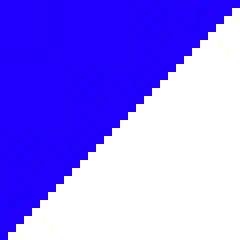
#> input picture isy-02/images/hog_test/diag.jpg, 30 x 30 px (shown 8 times larger)
$ python 02_simple_hog.py   (older library calls are emulated)
#> lines starting #> are read from the running program, lines starting #| are printed output that depends on the picture
import numpy as np
import cv2
import math
import matplotlib

matplotlib.use('TkAgg')
import matplotlib.pyplot as plt


###############################################################
#
# Write your own descriptor / Histogram of Oriented Gradients
#
###############################################################

def plot_histogram(hist, bins):
    width = 0.7 * (bins[1] - bins[0])
    center = (bins[:-1] + bins[1:]) / 2
    plt.bar(center, hist, align='center', width=width)
    plt.show()


def normalize(arr):
    return arr / np.max(arr)


def compute_simple_hog(imgcolor, keypoints):
    # convert color to gray image and extract feature in gray

    imggray = cv2.cvtColor(imgcolor, cv2.COLOR_BGRA2GRAY)
    # compute x and y gradients
    # https://docs.opencv.org/3.0-beta/doc/py_tutorials/py_imgproc/py_gradients/py_gradients.html
    sobel_x = cv2.Sobel(imggray, cv2.CV_64F, 1, 0)
    sobel_y = cv2.Sobel(imggray, cv2.CV_64F, 0, 1)
    # compute magnitude and angle of the gradients
    mog = cv2.magnitude(sobel_x, sobel_y)
    mog = np.uint8(mog)

    # test images are noisy jpegs.. so thresholding leads to better results
    # _, mog = cv2.threshold(mog, 0, 255, cv2.THRESH_BINARY + cv2.THRESH_OTSU)

    # go through all keypoints and and compute feature vector
    descr = np.zeros((len(keypoints), 8), np.float32)
    for count, kp in enumerate(keypoints):
        kp_y, kp_x = kp.pt
        y1 = int(kp_y - int(kp.size / 2))
        y2 = int(kp_y + int(kp.size / 2)) + 1
        x1 = int(kp_x - int(kp.size / 2))
        x2 = int(kp_x + int(kp.size / 2)) + 1
        # extract angle in keypoint sub window
        # extract gradient magnitude in keypoint subwindow
        # create histogram of angle in subwindow BUT only where magnitude of gradients is non zero! Why? Find an
        # answer to that question use np.histogram
        # (hist, bins) = np.histogram(...)
        # Answer: Where there is no gradient, angle returns 0 (instead of NaN or None) which means an angle of 0 or 360 degrees.

        mog_window = mog[y1:y2, x1:x2]
        sobel_x_window = sobel_x[y1:y2, x1:x2]
        sobel_y_window = sobel_y[y1:y2, x1:x2]
        angle = cv2.phase(sobel_x_window, sobel_y_window)
        angle = angle[mog_window != 0]
        (hist, bins) = np.histogram(angle, bins=8, range=(0.0, 2 * np.pi), density=True)
        plot_histogram(hist, bins)
        descr[count] = hist

    return descr


keypoints = [cv2.KeyPoint(15, 15, 20)]

# test for all test images
testImages = []
testImages.append(cv2.imread('./images/hog_test/diag.jpg'))
testImages.append(cv2.imread('./images/hog_test/horiz.jpg'))
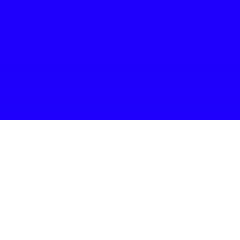
#> input picture isy-02/images/hog_test/horiz.jpg, 30 x 30 px (shown 8 times larger)
testImages.append(cv2.imread('./images/hog_test/vert.jpg'))
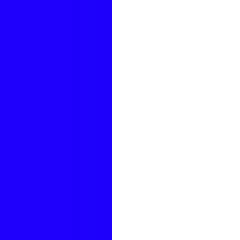
#> input picture isy-02/images/hog_test/vert.jpg, 30 x 30 px (shown 8 times larger)
testImages.append(cv2.imread('./images/hog_test/vert.bmp'))
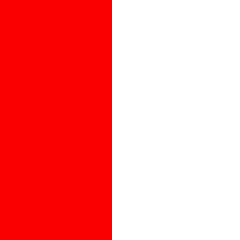
#> input picture isy-02/images/hog_test/vert.bmp, 30 x 30 px (shown 8 times larger)
testImages.append(cv2.imread('./images/hog_test/circle.jpg'))
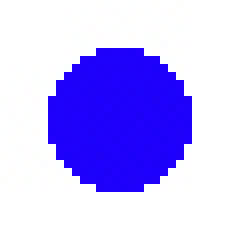
#> input picture isy-02/images/hog_test/circle.jpg, 30 x 30 px (shown 8 times larger)
for test in testImages:
    descriptor = compute_simple_hog(test, keypoints)
#> this loop made 5 passes
#> pass 1, in compute_simple_hog, `mog = cv2.magnitude(sobel_x, sobel_y)`:
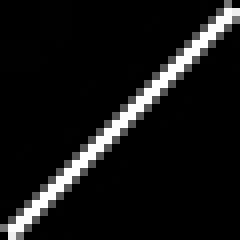
#> mog: shape (30, 30) float64 (shown 8 times larger); min 0, max 922.1, mean 79.1; drawn with min black and max white
#> pass 1, in plot_histogram, `plt.show()`:
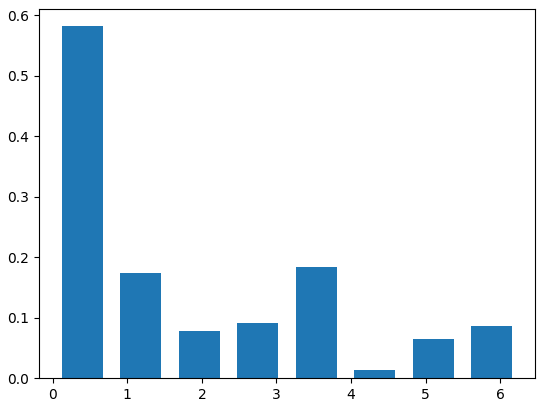
#> figure drawn by matplotlib, 1 panel; tallest bar 0.582 high, from x = 0.118 to 0.668
#> pass 2, in plot_histogram (call 2), `plt.show()`:
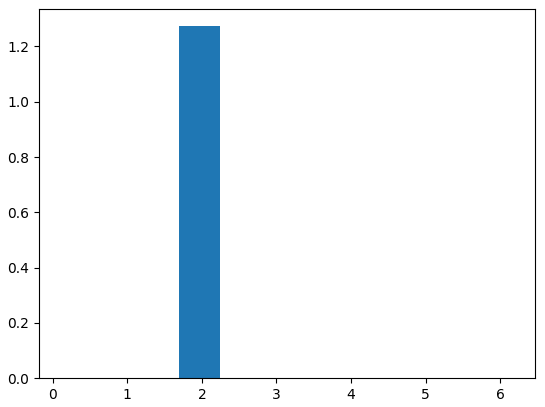
#> figure drawn by matplotlib, 1 panel; tallest bar 1.27 high, from x = 1.69 to 2.24
